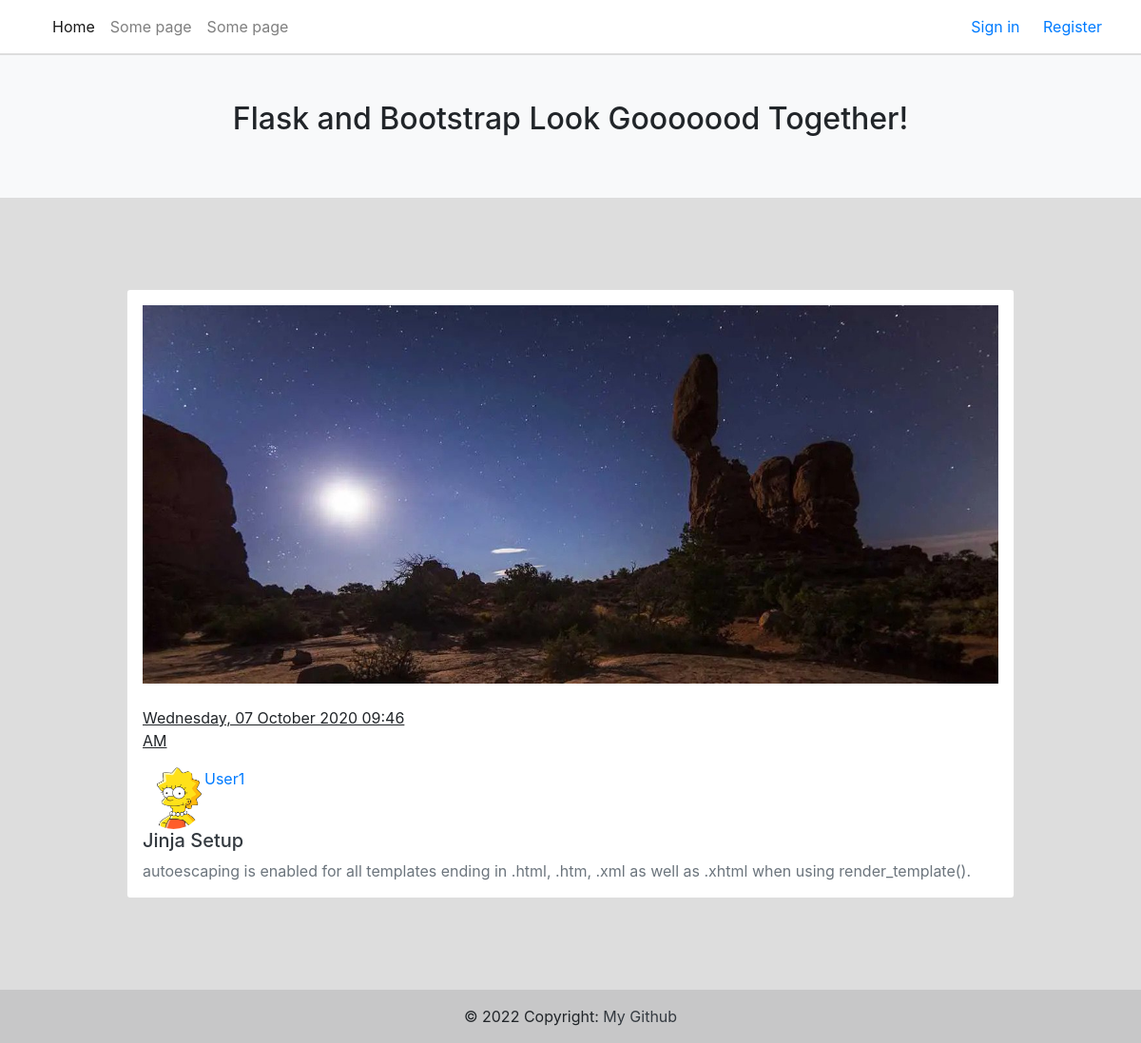
/post/1, run on the app's committed database.
### FlaskBlog/models.py (models this page shows, shortened)
class Post(db.Model):
    id = db.Column(db.Integer, primary_key=True)
    title = db.Column(db.String(100), nullable=False)
    date_posted = db.Column(db.DateTime, nullable=False,
                            default=datetime.utcnow)
    content = db.Column(db.Text, nullable=False)
    user_id = db.Column(db.Integer, db.ForeignKey('user.id'), nullable=False)
    post_image = db.Column(db.String(20), nullable=True, default='071.jpg')

class User(db.Model, UserMixin):
    id = db.Column(db.Integer, primary_key=True)
    username = db.Column(db.String(20), unique=True, nullable=False)
    email = db.Column(db.String(120), unique=True, nullable=False)
    image_file = db.Column(db.String(20), nullable=False,
                           default='default.png')
    password = db.Column(db.String(60), nullable=False)
    posts = db.relationship('Post', backref='author', lazy=True)

### FlaskBlog/postapp/routes.py (the view)
@posts.route("/post/<int:post_id>")
def view_post(post_id):
    post = Post.query.get_or_404(post_id)
    return render_template('view_post.html', title=post.title, post=post)

### FlaskBlog/templates/view_post.html (shortened to what this page needs)
{% extends "layout.html" %}
{% block content %}
<div class="container my-5 py-5">
  <div class="row d-flex justify-content-center">
    <div class="card px-3 pt-3" style="max-width: 60rem">
      <div>
        <div class="bg-image hover-overlay shadow-1-strong ripple rounded-5 mb-4"
             data-mdb-ripple-color="light"><img src="{{ url_for('static', filename='images/' +
                                            post.post_image)}}" alt="Post Image" class="img-fluid" width="900">
        </div>
                <div class="row mb-3 u-align-center">
          <div class="col-4 text-end">
            <u> {{ post.date_posted.strftime('%A, %d %B %Y %I:%M %p') }}</u>
          </div>
        </div>
        <div class="d-flex flex-start">
          <img
                  class="rounded-circle shadow-1-strong me-3"
                  src="{{ url_for('static', filename='profile_pics/' + post.author.image_file) }}"
                  alt="avatar"
                  width="65"
                  height="65"
          />
          <a href="{{ url_for('users.user_posts', username=post.author.username) }}" id="author"
                   class="text-decoration-none">{{ post.author.username }}</a>
        </div>
        <div class="text-dark u-align-center">
          <h5>{{post.title}}</h5></div>
        <p class="ms-4 fs-5 lh-lg u-body text-muted d-block">
          {{ post.content}}
        </p>
        </div>
        </div>
</div>
  </div>
{% endblock content %}

### FlaskBlog/templates/layout.html (shortened to what this page needs)
<!DOCTYPE html>
<html lang="en">
<head>
    <link href="//netdna.bootstrapcdn.com/bootstrap/4.0.0/css/bootstrap.min.css" rel="stylesheet" id="bootstrap-css">
</head>
<body>
<header>
    <nav class="navbar navbar-expand-lg navbar-light bg-white fixed-top">
      <div class="container-fluid">
        <div class="collapse navbar-collapse" id="navbarExample01">
          <ul class="navbar-nav me-auto mb-2 mb-lg-0">
            <li class="nav-item active">
              <a class="nav-link" aria-current="page" href="/">Home</a>
            </li>
            <li class="nav-item">
              <a class="nav-link" href="/" rel="nofollow"
                target="_blank">Some page</a>
            </li>
            <li class="nav-item">
              <a class="nav-link" href="/" target="_blank">Some page</a>
            </li>
          </ul>
        </div>
          <div class="align-right">
              {% if current_user.is_authenticated %}
              <a class="u-button-style u-nav-link u-text-active-palette-1-base u-text-white u-text-hover-palette-2-base"
                       href="{{url_for('users.account')}}" style="padding: 10px;">
                        Account
              </a>
              <a class="u-button-style u-nav-link u-text-active-palette-1-base u-text-white u-text-hover-palette-2-base"
                       href="{{url_for('users.logout')}}" style="padding: 10px;">
                        Logout
              </a>
              <a class="u-button-style u-nav-link u-text-active-palette-1-base u-text-white u-text-hover-palette-2-base"
                       href="{{url_for('posts.new_post')}}" style="padding: 10px;">
                        New post
              </a>
            {% else %}
              <a class="u-button-style u-nav-link u-text-active-palette-1-base u-text-white u-text-hover-palette-2-base"
                       href="{{url_for('users.login')}}" style="padding: 10px;">
                        Sign in
              </a>
              <a class="u-button-style u-nav-link u-text-active-palette-1-base u-text-white u-text-hover-palette-2-base"
                       href="{{url_for('users.register')}}" style="padding: 10px;">
                        Register
              </a>
              {% endif %}
          </div>
      </div>
    </nav>
    <div id="intro" class="p-5 text-center bg-light">
      <h1 class="mb-3 h2">Flask and Bootstrap Look Gooooood Together!</h1>
    </div>
  </header>
{% block content %} {% endblock content %}
  <footer class="bg-light text-lg-start">
    <div class="text-center p-3" style="background-color: rgba(0, 0, 0, 0.2);">
      © 2022 Copyright:
      <a class="text-dark" href="https://github.com/valentinafomina/">My Github</a>
    </div>
  </footer>
</body>
</html>

### FlaskBlog/templates/layout.html (style rules this page uses)
body { background-color:#ddd; }
.bg-white { background-color:#fff; }
#intro { margin-top: 58px; }

### data on the page
Post: post_image (picture), date_posted "Wednesday, 07 October 2020 09:46 AM", title "Jinja Setup", content "autoescaping is enabled for all templates ending in .html, .htm, .xml as well as .xhtml when using render_template()."
User: image_file (placeholder picture), author.username "User1"
